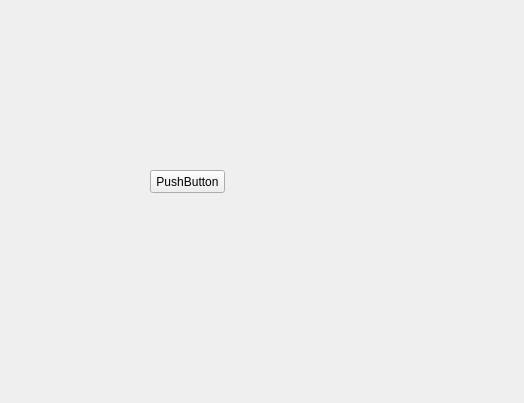
<?xml version="1.0" encoding="UTF-8"?>
<ui version="4.0">
 <class>ZSettingPage</class>
 <widget class="QWidget" name="ZSettingPage">
  <property name="geometry">
   <rect>
    <x>0</x>
    <y>0</y>
    <width>524</width>
    <height>403</height>
   </rect>
  </property>
  <property name="windowTitle">
   <string>Form</string>
  </property>
  <property name="styleSheet">
   <string notr="true"/>
  </property>
  <widget class="QPushButton" name="pushButton">
   <property name="geometry">
    <rect>
     <x>150</x>
     <y>170</y>
     <width>75</width>
     <height>23</height>
    </rect>
   </property>
   <property name="text">
    <string>PushButton</string>
   </property>
  </widget>
 </widget>
 <resources/>
 <connections>
  <connection>
   <sender>pushButton</sender>
   <signal>clicked()</signal>
   <receiver>ZSettingPage</receiver>
   <slot>close()</slot>
   <hints>
    <hint type="sourcelabel">
     <x>187</x>
     <y>181</y>
    </hint>
    <hint type="destinationlabel">
     <x>261</x>
     <y>201</y>
    </hint>
   </hints>
  </connection>
 </connections>
</ui>
